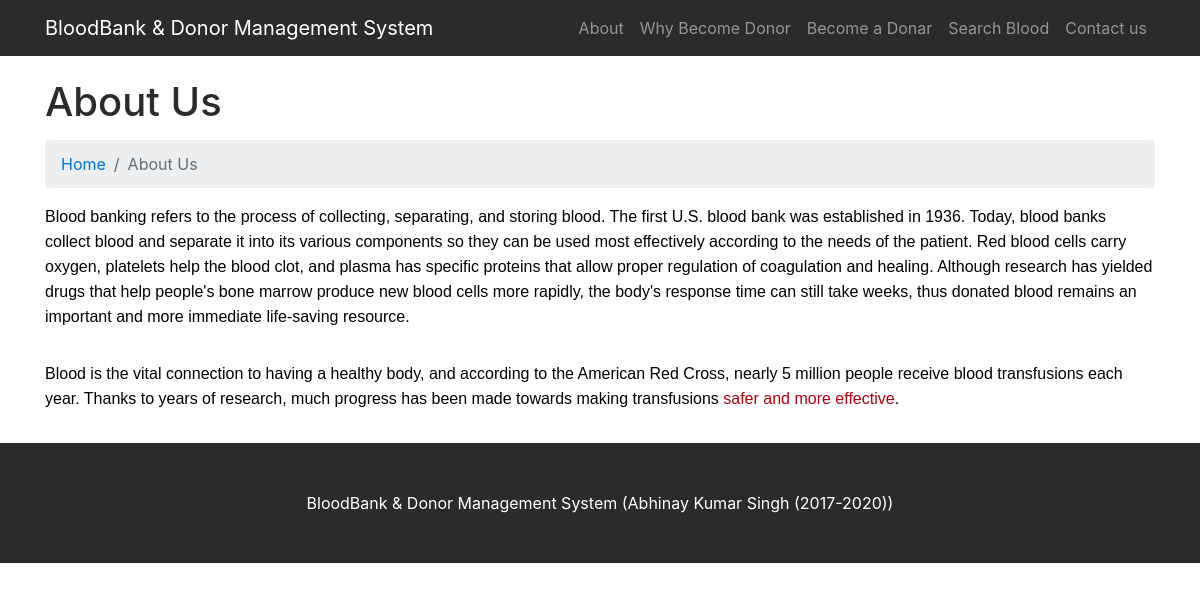
Screenshot of /page.php?type=aboutus with the database file from the repository.
### tables this page shows
CREATE TABLE IF NOT EXISTS `tblpages` (
  `id` int(11) NOT NULL AUTO_INCREMENT,
  `PageName` varchar(255) DEFAULT NULL,
  `type` varchar(255) NOT NULL DEFAULT '',
  `detail` longtext NOT NULL,
  PRIMARY KEY (`id`)
);

### page.php (the view, shortened to what this page needs)
<?php
include('includes/config.php');
?>
<!DOCTYPE html>
<html lang="en">
<head>
    <link href="vendor/bootstrap/css/bootstrap.min.css" rel="stylesheet">
    <link href="vendor/font-awesome/css/font-awesome.min.css" rel="stylesheet" type="text/css">
    <link href="css/modern-business.css" rel="stylesheet">
</head>
<body>
<?php include('includes/header.php');?>
    <div class="container">
                    <?php
$pagetype=$_GET['type'];
$sql = "SELECT type,detail,PageName from tblpages where type=:pagetype";
$query = $dbh -> prepare($sql);
$query->bindParam(':pagetype',$pagetype,PDO::PARAM_STR);
$query->execute();
$results=$query->fetchAll(PDO::FETCH_OBJ);
if($query->rowCount() > 0)
{
foreach($results as $result)
{ ?>
        <h1 class="mt-4 mb-3"><?php   echo htmlentities($result->PageName); ?> </h1>
        <ol class="breadcrumb">
            <li class="breadcrumb-item">
                <a href="index.php">Home</a>
            </li>
            <li class="breadcrumb-item active"><?php   echo htmlentities($result->PageName); ?></li>
        </ol>
        <p><?php  echo $result->detail; ?> </p>
    </div>
    <?php } } ?>
   <?php include('includes/footer.php');?>
</body>
</html>

### css/modern-business.css (style rules this page uses)
body { padding-top: 54px; }
@media (min-width: 992px) { body { padding-top: 56px; } }

### rows the page displays
tblpages: PageName "About Us", detail "Blood banking refers to the process of collecting, separating, and storing blood. The first U.S. blood bank was established in 1936. Today, blood banks collect blood and separate it into its various components so they can be used most effectively according to the needs of the patient. Red blood cells carry oxygen, platelets help the blood clot, and plasma has specific proteins that allow proper regulation of coagulation and healing. Although research has yielded drugs that help people's bone marrow produce new blood cells more rapidly, the body's response time can still take weeks, thus donated blood remains an important and more immediate life-saving resource. Blood is the vital connection…"
